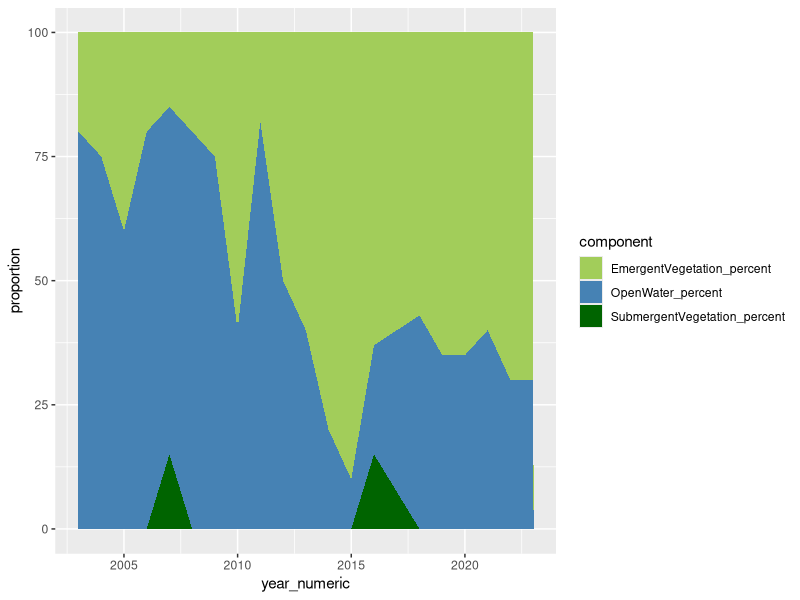
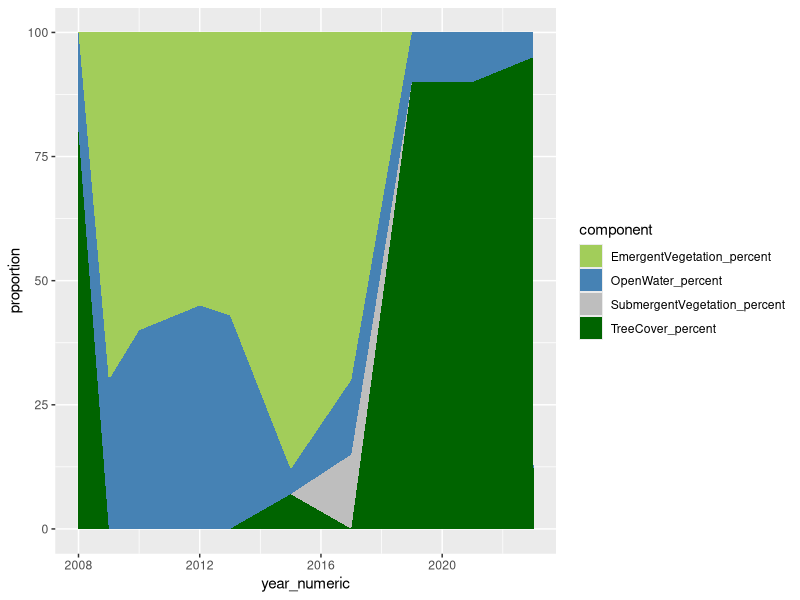
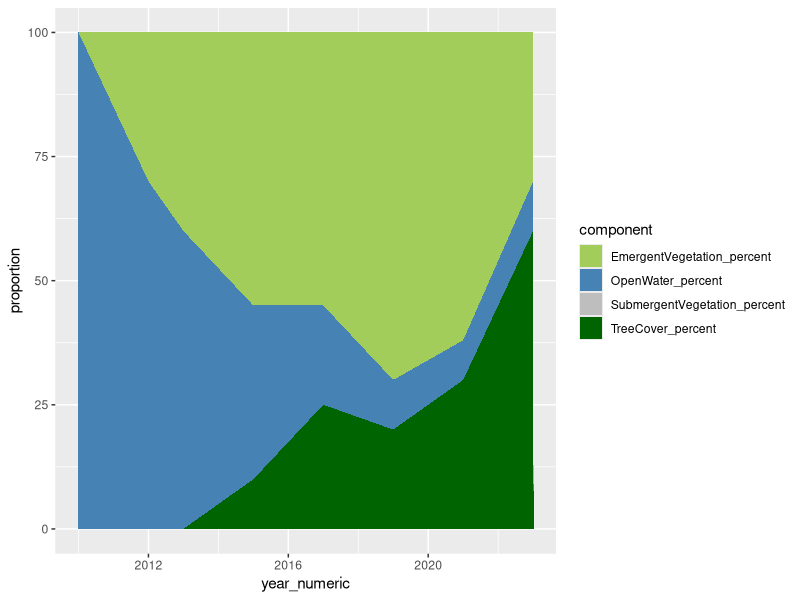
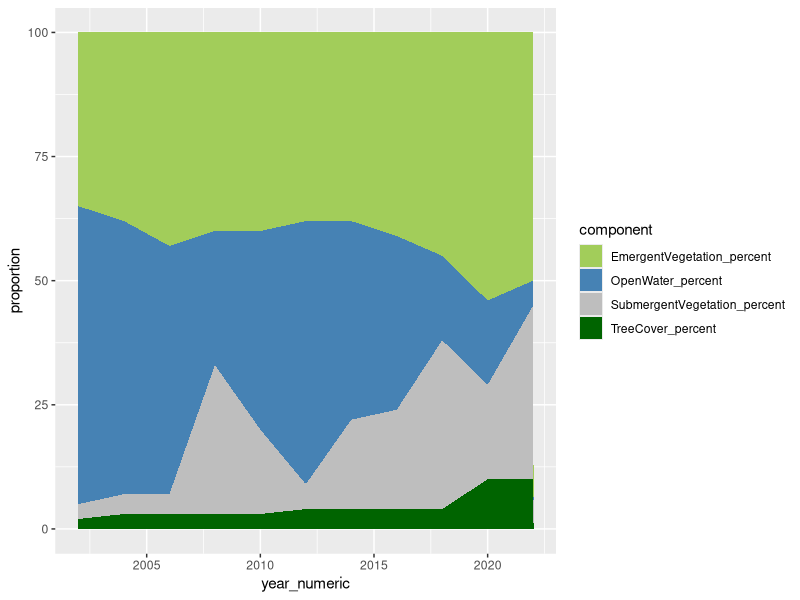
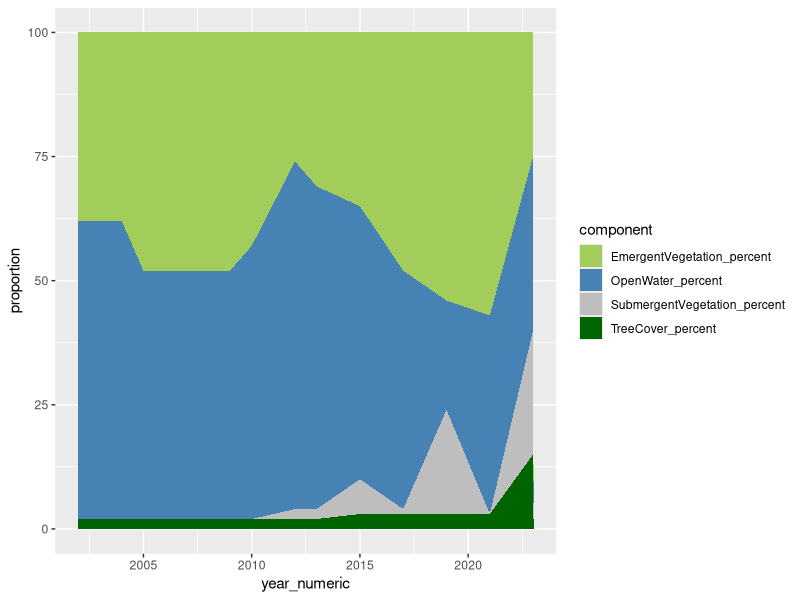
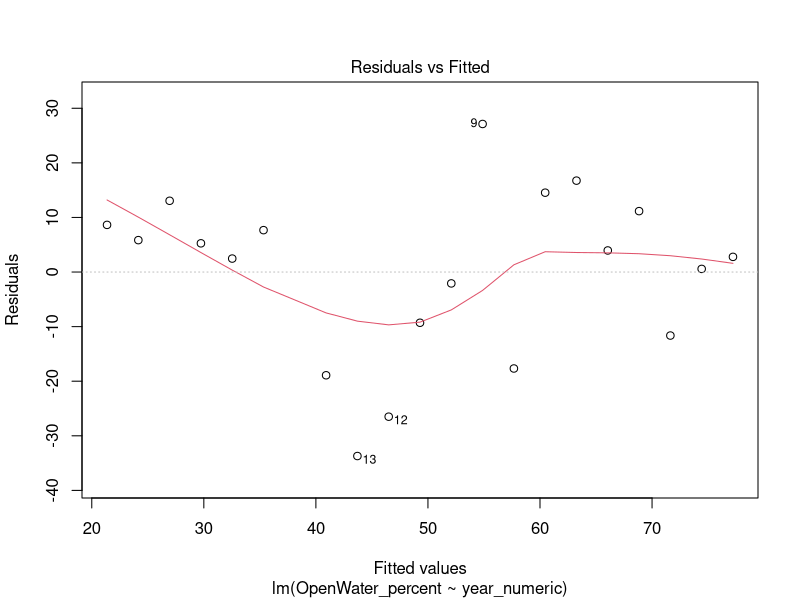
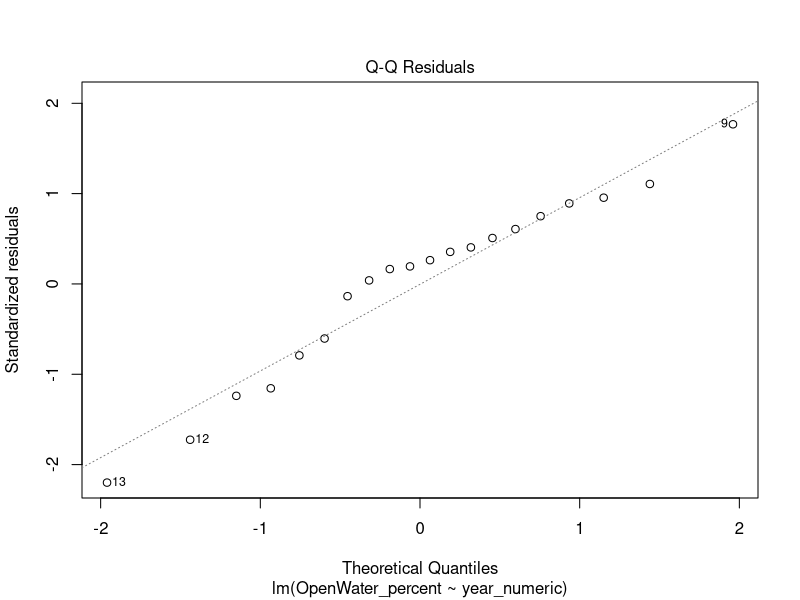
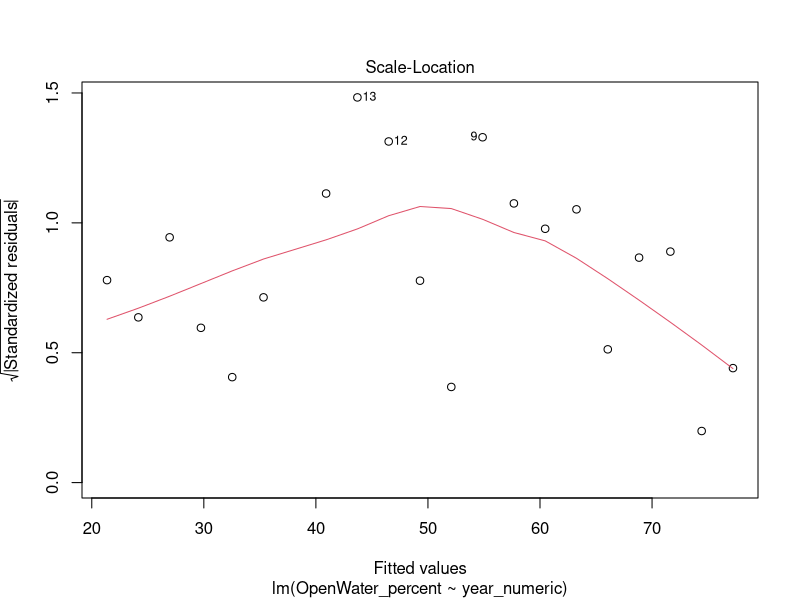

Write R code to recreate these figures, in order.
library(tidyverse)
library(dplyr)
library(here)
library(lubridate)
library(readxl)
library(here)

setwd(here::here("code"))

# read in cover data file, data filtering (not done yet, need to set data types)
cover_data <- read_xlsx(here::here("data", "canopy_cover.xlsx"), sheet = "Data") %>% 
  mutate(GoogleEarthPhotoDate = as.Date(GoogleEarthPhotoDate))

# making columns for whether it's the first or last date (for later filtering)
cover_data <- cover_data %>%
  group_by(LocationID) %>% 
  mutate(first_date = if_else(GoogleEarthPhotoDate == min(GoogleEarthPhotoDate), TRUE, FALSE),
         last_date = if_else(GoogleEarthPhotoDate == max(GoogleEarthPhotoDate), TRUE, FALSE)) %>% 
  ungroup()

# create a filtered cover data table with only first and last dates (to try to see a linear model for all sites)
cover_data_first_and_last <- cover_data %>% 
  filter(first_date | last_date)

# visualization purpose: open water and veg. proportion of the 5 site with continuous data over time.: LS01, RC07, RC10, RL02,TV02
## LS01 
cover_data_LS01 <- cover_data |>
  filter(LocationID == "LS01")
cover_data_LS01$GoogleEarthPhotoDate <- as.Date(cover_data_LS01$GoogleEarthPhotoDate)
cover_data_LS01$year_numeric <- as.numeric(format(cover_data_LS01$GoogleEarthPhotoDate, "%Y"))
cover_data_LS01 <- cover_data_LS01 |>
  select(year_numeric,OpenWater_percent,SubmergentVegetation_percent,EmergentVegetation_percent)
cover_data_LS01_long <- gather(cover_data_LS01, key = "component", value = "proportion", -year_numeric)
ggplot(cover_data_LS01_long,aes(x=year_numeric,y=proportion,fill=component)) + geom_area() + 
  scale_fill_manual(values = c("darkolivegreen3", "steelblue", "darkgreen"))

## RC07
cover_data_RC07 <- cover_data |>
  filter(LocationID == "RC07")
cover_data_RC07$GoogleEarthPhotoDate <- as.Date(cover_data_RC07$GoogleEarthPhotoDate)
cover_data_RC07$year_numeric <- as.numeric(format(cover_data_RC07$GoogleEarthPhotoDate, "%Y"))
cover_data_RC07 <- cover_data_RC07 |>
  select(year_numeric,OpenWater_percent,SubmergentVegetation_percent,EmergentVegetation_percent,TreeCover_percent)
cover_data_RC07_long <- gather(cover_data_RC07, key = "component", value = "proportion", -year_numeric)
ggplot(cover_data_RC07_long,aes(x=year_numeric,y=proportion,fill=component)) + geom_area() + 
  scale_fill_manual(values = c("darkolivegreen3", "steelblue", "grey","darkgreen"))

## RC10
cover_data_RC10 <- cover_data |>
  filter(LocationID == "RC10")
cover_data_RC10$GoogleEarthPhotoDate <- as.Date(cover_data_RC10$GoogleEarthPhotoDate)
cover_data_RC10$year_numeric <- as.numeric(format(cover_data_RC10$GoogleEarthPhotoDate, "%Y"))
cover_data_RC10 <- cover_data_RC10 |>
  select(year_numeric,OpenWater_percent,SubmergentVegetation_percent,EmergentVegetation_percent,TreeCover_percent)
cover_data_RC10_long <- gather(cover_data_RC10, key = "component", value = "proportion", -year_numeric)
ggplot(cover_data_RC10_long,aes(x=year_numeric,y=proportion,fill=component)) + geom_area() + 
  scale_fill_manual(values = c("darkolivegreen3", "steelblue", "grey","darkgreen"))


## RL02
cover_data_RL02 <- cover_data |>
  filter(LocationID == "RL02")
cover_data_RL02$GoogleEarthPhotoDate <- as.Date(cover_data_RL02$GoogleEarthPhotoDate)
cover_data_RL02$year_numeric <- as.numeric(format(cover_data_RL02$GoogleEarthPhotoDate, "%Y"))
cover_data_RL02 <- cover_data_RL02 |>
  select(year_numeric,OpenWater_percent,SubmergentVegetation_percent,EmergentVegetation_percent,TreeCover_percent)
cover_data_RL02_long <- gather(cover_data_RL02, key = "component", value = "proportion", -year_numeric)
ggplot(cover_data_RL02_long,aes(x=year_numeric,y=proportion,fill=component)) + geom_area() + 
  scale_fill_manual(values = c("darkolivegreen3", "steelblue", "grey","darkgreen"))

## TV02
cover_data_TV02 <- cover_data |>
  filter(LocationID == "TV02")
cover_data_TV02$GoogleEarthPhotoDate <- as.Date(cover_data_TV02$GoogleEarthPhotoDate)
cover_data_TV02$year_numeric <- as.numeric(format(cover_data_TV02$GoogleEarthPhotoDate, "%Y"))
cover_data_TV02 <- cover_data_TV02 |>
  select(year_numeric,OpenWater_percent,SubmergentVegetation_percent,EmergentVegetation_percent,TreeCover_percent)
cover_data_TV02_long <- gather(cover_data_TV02, key = "component", value = "proportion", -year_numeric)
ggplot(cover_data_TV02_long,aes(x=year_numeric,y=proportion,fill=component)) + geom_area() + 
  scale_fill_manual(values = c("darkolivegreen3", "steelblue", "grey","darkgreen"))


cover_data$GoogleEarthPhotoDate <- as.Date(cover_data$GoogleEarthPhotoDate)
cover_data$year_numeric <- as.numeric(format(cover_data$GoogleEarthPhotoDate, "%Y"))

#  linear models for 5 sites
summary(lm(OpenWater_percent~year_numeric, data = cover_data_LS01))
plot(lm(OpenWater_percent~year_numeric, data = cover_data_LS01))

summary(lm(OpenWater_percent~year_numeric, data = cover_data_RC07))
plot(lm(OpenWater_percent~year_numeric, data = cover_data_RC07))

summary(lm(OpenWater_percent~year_numeric, data = cover_data_RC10))
plot(lm(OpenWater_percent~year_numeric, data = cover_data_RC10))  

summary(lm(OpenWater_percent~year_numeric, data = cover_data_RL02))
plot(lm(OpenWater_percent~year_numeric, data = cover_data_RL02))

### ~~~ *** LINEAR INTERPOLATION (all sites) *** ~~~ ###
# 1.INITIAL MANUAL CODE (see below for automated process)
KC01x <- c(0, 12)     
KC01y <- c(50, 35)   

## Apply approx function 
data_approxKC01 <- approx(KC01x, KC01y)        
  
## Draw output of approx function 
plot(data_approxKC01$x,                  
     data_approxKC01$y) 

KC02x <- c(1, 11) 
KC02y <- c(20, 0)   

data_approxKC02 <- approx(KC02x, KC02y)
plot(data_approxKC02$x,                  
     data_approxKC02$y) 


KC03x <- c(1, 12) 
KC03y <- c(20, 0)   

data_approxKC03 <- approx(KC03x, KC03y)
plot(data_approxKC03$x,                  
     data_approxKC03$y) 


LS05x <- c(1, 19) 
LS05y <- c(66.67, 0)   

data_approxLS05 <- approx(LS05x, LS05y)
plot(data_approxLS05$x,                  
     data_approxLS05$y) 

RC10x <- c(2010,2023)
RC10y <- c(100,8)
data_approxRC10 <- approx(RC10x,RC10y, n=14)
plot(data_approxRC10$x, data_approxRC10$y)

Df_new <-data.frame(data_approxRC10)
Df_new
## create function for correct number of year length

# 2. AUTOMATING APPROXIMATION & ADDING TO DATA TABLE
# figuring out year range
library(dplyr)
start_year <- cover_data %>% 
  filter(first_date == T) %>% 
  select(LocationID, year_numeric) %>% 
  rename(first_year_numeric = year_numeric)

end_year <- cover_data %>% 
  filter(last_date == T) %>% 
  select(LocationID, year_numeric) %>% 
  rename(last_year_numeric = year_numeric)

## creating column "range" = difference between first and last years
range_table <- merge(start_year, end_year)
range_table %>% 
  mutate(range = last_year_numeric - first_year_numeric)


  
  

